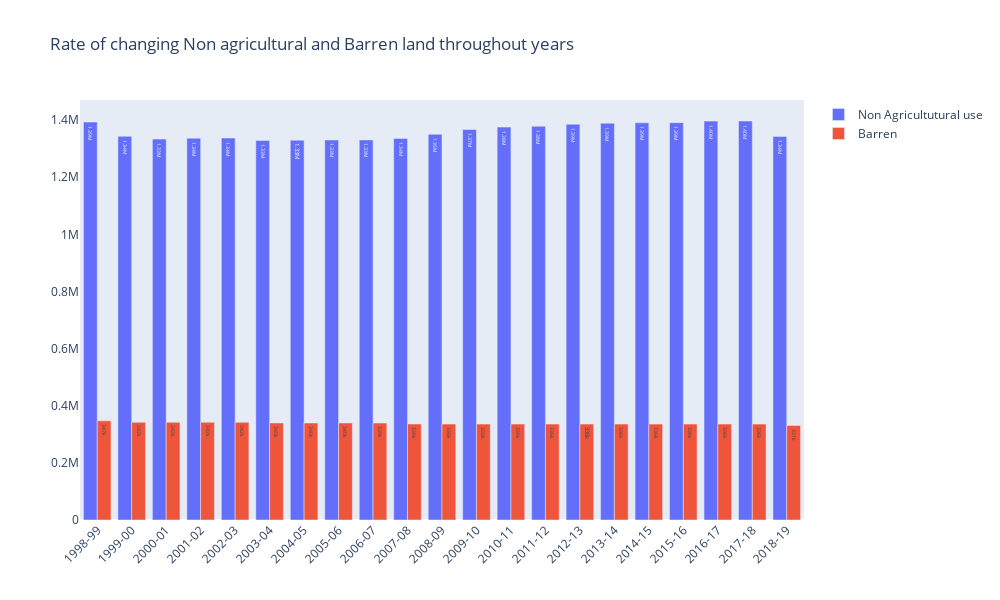

Source (notebook cell):
### Code cell
noncult_yearwise=df_noncult_land.groupby(by='Year').sum().reset_index()

fig = go.Figure(data=[
    go.Bar(name='Non Agricultutural use', x=noncult_yearwise['Year'], y=noncult_yearwise['Area Under Non Agricultural Uses NC'],text=noncult_yearwise['Area Under Non Agricultural Uses NC']),
#     go.Line(name='major Area', x=major_prod['Year'], y=major_prod['Area']),
     go.Bar(name='Barren', x=noncult_yearwise['Year'], y=noncult_yearwise['Barren and Unculturable Land NC'],text=noncult_yearwise['Barren and Unculturable Land NC'])
#     go.Line(name='minor Area', x=minor_prod['Year'], y=minor_prod['Area']),
])
# Change the bar mode
fig.update_layout(barmode='group',xaxis_tickangle=-45,title='Rate of changing Non agricultural and Barren land throughout years',width=1000, height=600)
fig.update_traces(texttemplate='%{text:.3s}')
fig.update_xaxes(showgrid=False,type='category')
fig.update_yaxes(showgrid=False)
fig.show()

### Figure 1 — Plotly figure (JSON) as saved in the notebook; plotly's stock layout.template omitted (floating-point values rounded to 4 significant figures)
{"data": [{"name": "Non Agricultutural use", "text": [1393197, 1343203, 1333425, 1336744, 1337236, 1328798, 1329650, 1330391, 1330679, 1335828, 1350234, 1367129, 1375430, 1378460, 1385404, 1388907, 1390356, 1391009, 1396432, 1396852, 1342816], "texttemplate": "%{text:.3s}", "type": "bar", "x": ["1998-99", "1999-00", "2000-01", "2001-02", "2002-03", "2003-04", "2004-05", "2005-06", "2006-07", "2007-08", "2008-09", "2009-10", "2010-11", "2011-12", "2012-13", "2013-14", "2014-15", "2015-16", "2016-17", "2017-18", "2018-19"], "y": [1393197, 1343203, 1333425, 1336744, 1337236, 1328798, 1329650, 1330391, 1330679, 1335828, 1350234, 1367129, 1375430, 1378460, 1385404, 1388907, 1390356, 1391009, 1396432, 1396852, 1342816]}, {"name": "Barren", "text": [347194, 342109, 342108, 342092, 342038, 339750, 339681, 339622, 339495, 336086, 335857, 335818, 335818, 335818, 335818, 335818, 335818, 335818, 335818, 335818, 330809], "texttemplate": "%{text:.3s}", "type": "bar", "x": ["1998-99", "1999-00", "2000-01", "2001-02", "2002-03", "2003-04", "2004-05", "2005-06", "2006-07", "2007-08", "2008-09", "2009-10", "2010-11", "2011-12", "2012-13", "2013-14", "2014-15", "2015-16", "2016-17", "2017-18", "2018-19"], "y": [347194, 342109, 342108, 342092, 342038, 339750, 339681, 339622, 339495, 336086, 335857, 335818, 335818, 335818, 335818, 335818, 335818, 335818, 335818, 335818, 330809]}], "layout": {"barmode": "group", "height": 600, "title": {"text": "Rate of changing Non agricultural and Barren land throughout years"}, "width": 1000, "xaxis": {"showgrid": false, "tickangle": -45, "type": "category"}, "yaxis": {"showgrid": false}}}
